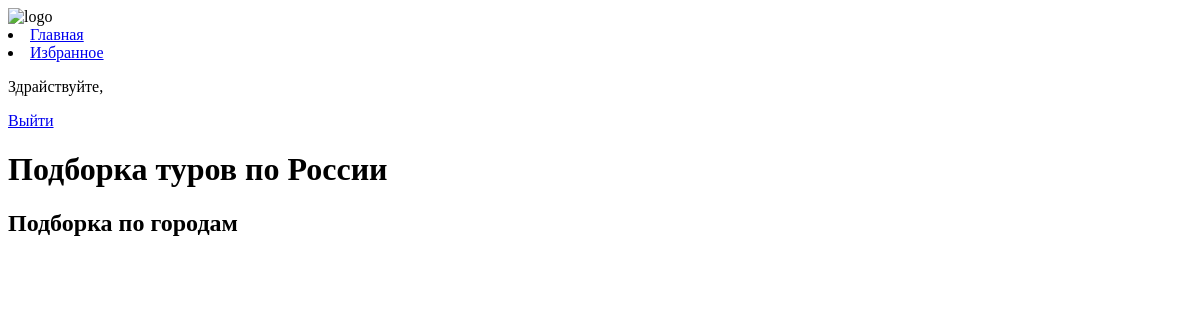
Before: /offers/sochi with the older database file.
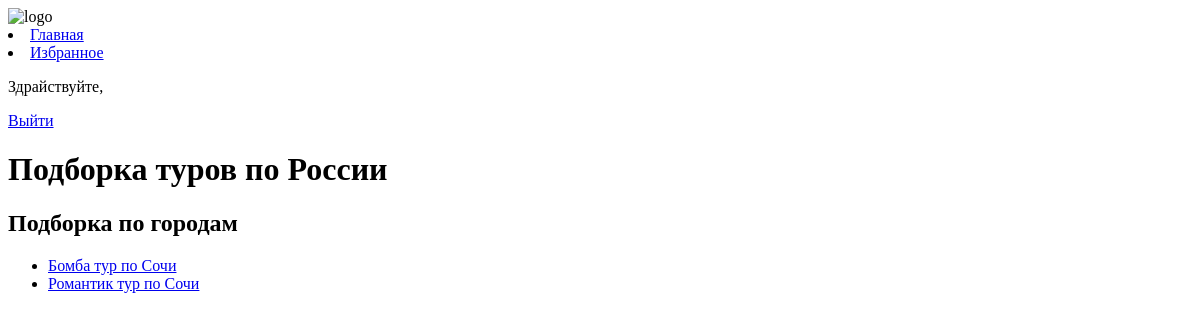
After: the same page with the newer database file.
### travels/models.py (models this page shows, shortened)
class Service(models.Model):
	title = models.CharField(max_length=40)
	slug = models.SlugField(default='', null=False, blank=True)
	offers = models.ForeignKey(City, on_delete=models.PROTECT, null=True, blank=True)

### travels/views.py (the view)
# urls.py: path('offers/<slug:slug_city_offers>', views.city_offers, name='city_offers-detail'),
def city_offers(request, slug_city_offers:str):
	city_offers = get_object_or_404(City, slug=slug_city_offers)
	services = Service.objects.all()
	return render(request, 'travels/city_offers.html', {'city_offers': city_offers, 'services': services})

### travels/templates/travels/city_offers.html (shortened to what this page needs)
{%extends 'travels/base.html'%}
{% block content %}
	<h1>Подборка туров по России</h1>
	<h2>Подборка по городам</h2>
	<ul>
		{% for service in services  %}
			<li><a href="#">{{ service.title }}</a></li>
		{% endfor %}
	</ul>
{% endblock %}

### travels/templates/travels/base.html (shortened to what this page needs)
<!DOCTYPE html>
<html lang="en">
<head>
</head>
<body>
	<header>
		<img src="" alt="logo">
		<nav>
			<li>
				<a href="#">Главная</a>
			</li>
			<li>
				<a href="#">Избранное</a>
			</li>
		</nav>
		<p>Здрайствуйте,{% block user_name %}  {% endblock %}</p>
		<a href="/">Выйти</a>
	</header>
	{% block content %}
	{% endblock %}
</body>
</html>

Changed rows visible on the page:
added Service: title "Бомба тур по Сочи"
added Service: title "Романтик тур по Сочи"
